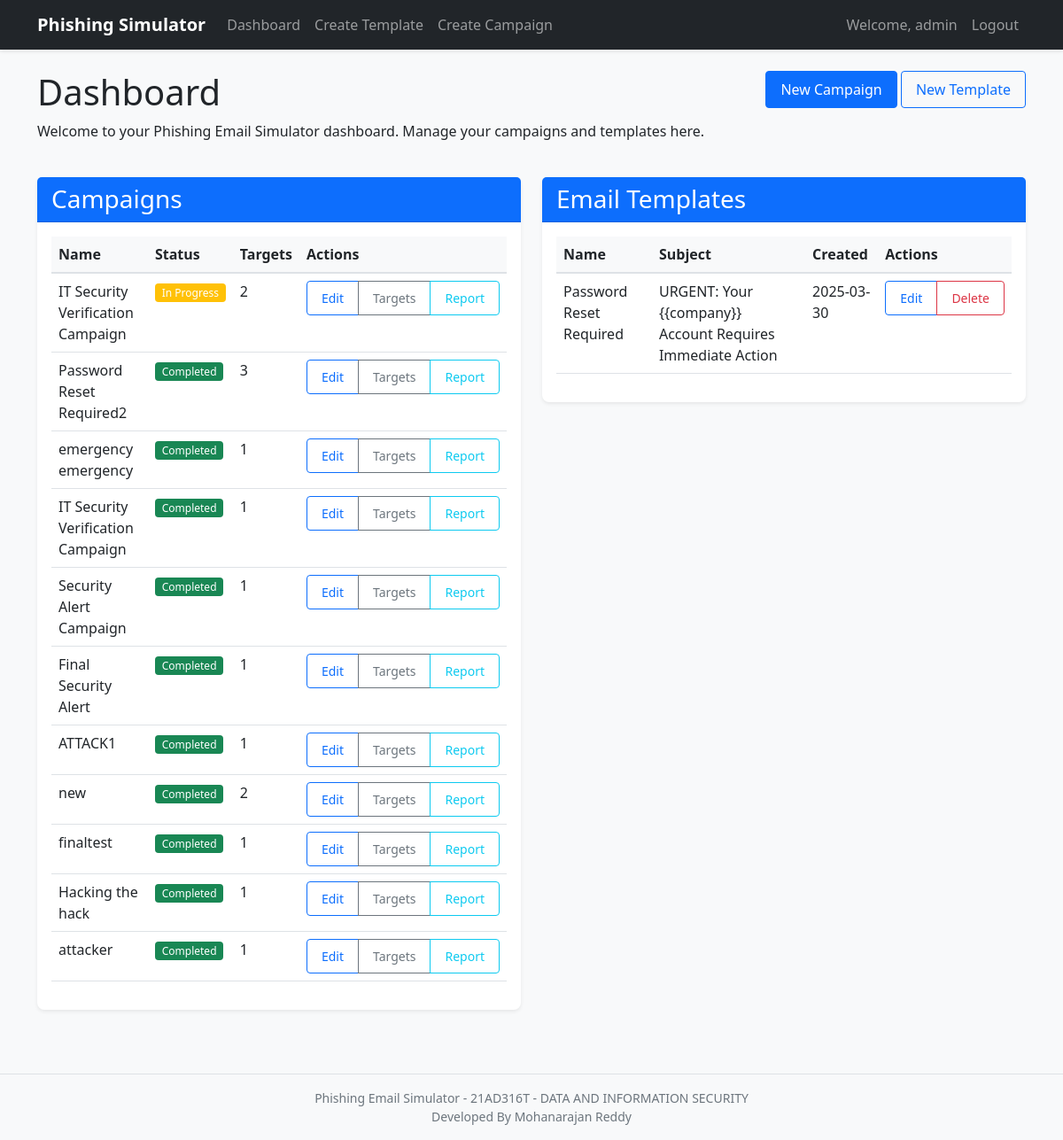
The page /dashboard (signed in) on the database its author committed.
### app/models.py (models this page shows, shortened)
class User(UserMixin, db.Model):
    id = db.Column(db.Integer, primary_key=True)
    username = db.Column(db.String(64), index=True, unique=True)
    email = db.Column(db.String(120), index=True, unique=True)
    password_hash = db.Column(db.String(128))
    is_admin = db.Column(db.Boolean, default=False)
    campaigns = db.relationship('Campaign', backref='creator', lazy='dynamic')
    templates = db.relationship('EmailTemplate', backref='creator', lazy='dynamic')

class Campaign(db.Model):
    id = db.Column(db.Integer, primary_key=True)
    name = db.Column(db.String(100), nullable=False)
    description = db.Column(db.Text)
    template_id = db.Column(db.Integer, db.ForeignKey('email_template.id'))
    creator_id = db.Column(db.Integer, db.ForeignKey('user.id'))
    created_at = db.Column(db.DateTime, default=datetime.utcnow)
    scheduled_at = db.Column(db.DateTime)
    status = db.Column(db.String(20), default='draft')  # draft, scheduled, in_progress, completed
    targets = db.relationship('Target', backref='campaign', lazy='dynamic')
    click_events = db.relationship('ClickEvent', backref='campaign', lazy='dynamic')

class EmailTemplate(db.Model):
    id = db.Column(db.Integer, primary_key=True)
    name = db.Column(db.String(100), nullable=False)
    subject = db.Column(db.String(200), nullable=False)
    body = db.Column(db.Text, nullable=False)
    created_at = db.Column(db.DateTime, default=datetime.utcnow)
    updated_at = db.Column(db.DateTime, default=datetime.utcnow, onupdate=datetime.utcnow)
    creator_id = db.Column(db.Integer, db.ForeignKey('user.id'))
    campaigns = db.relationship('Campaign', backref='template', lazy='dynamic')

### app/routes.py (the view)
@main.route('/dashboard')
@login_required
def dashboard():
    campaigns = Campaign.query.filter_by(creator_id=current_user.id).all()
    templates = EmailTemplate.query.filter_by(creator_id=current_user.id).all()
    return render_template('dashboard.html', campaigns=campaigns, templates=templates)

### app/models.py (called while the page is built)
@login_manager.user_loader
def load_user(id):
    return User.query.get(int(id))

### app/templates/dashboard.html (shortened to what this page needs)
{% extends "base.html" %}
{% block content %}
<div class="row mb-4">
    <div class="col">
        <h1>Dashboard</h1>
        <p>Welcome to your Phishing Email Simulator dashboard. Manage your campaigns and templates here.</p>
    </div>
    <div class="col-auto">
        <a href="{{ url_for('campaign.create_campaign') }}" class="btn btn-primary">New Campaign</a>
        <a href="{{ url_for('template.create_template') }}" class="btn btn-outline-primary">New Template</a>
    </div>
</div>
<div class="row">
    <div class="col-md-6">
        <div class="card mb-4">
            <div class="card-header bg-primary text-white">
                <h3 class="mb-0">Campaigns</h3>
            </div>
            <div class="card-body">
                {% if campaigns %}
                <div class="table-responsive">
                    <table class="table table-hover">
                        <thead>
                            <tr>
                                <th>Name</th>
                                <th>Status</th>
                                <th>Targets</th>
                                <th>Actions</th>
                            </tr>
                        </thead>
                        <tbody>
                            {% for c in campaigns %}
                            <tr>
                                <td>{{ c.name }}</td>
                                <td>
                                    {% if c.status == 'draft' %}
                                    <span class="badge bg-secondary">Draft</span>
                                    {% elif c.status == 'scheduled' %}
                                    <span class="badge bg-info">Scheduled</span>
                                    {% elif c.status == 'in_progress' %}
                                    <span class="badge bg-warning">In Progress</span>
                                    {% elif c.status == 'completed' %}
                                    <span class="badge bg-success">Completed</span>
                                    {% endif %}
                                </td>
                                <td>{{ c.targets.count() }}</td>
                                <td>
                                    <div class="btn-group btn-group-sm">
                                        <a href="{{ url_for('campaign.edit', id=c.id) }}" class="btn btn-outline-primary">Edit</a>
                                        <a href="{{ url_for('campaign.manage_targets', id=c.id) }}" class="btn btn-outline-secondary">Targets</a>
                                        <a href="{{ url_for('report.campaign_report', campaign_id=c.id) }}" class="btn btn-outline-info">Report</a>
                                    </div>
                                </td>
                            </tr>
                            {% endfor %}
                        </tbody>
                    </table>
                </div>
                {% endif %}
            </div>
        </div>
    </div>
    <div class="col-md-6">
        <div class="card mb-4">
            <div class="card-header bg-primary text-white">
                <h3 class="mb-0">Email Templates</h3>
            </div>
            <div class="card-body">
                {% if templates %}
                <div class="table-responsive">
                    <table class="table table-hover">
                        <thead>
                            <tr>
                                <th>Name</th>
                                <th>Subject</th>
                                <th>Created</th>
                                <th>Actions</th>
                            </tr>
                        </thead>
                        <tbody>
                            {% for t in templates %}
                            <tr>
                                <td>{{ t.name }}</td>
                                <td>{{ t.subject }}</td>
                                <td>{{ t.created_at.strftime('%Y-%m-%d') }}</td>
                                <td>
                                    <div class="btn-group btn-group-sm">
                                        <a href="{{ url_for('template.edit_template', id=t.id) }}" class="btn btn-outline-primary">Edit</a>
                                        <button type="button" class="btn btn-outline-danger" data-bs-toggle="modal" data-bs-target="#deleteTemplateModal{{ t.id }}">Delete</button>
                                    </div>
                                </td>
                            </tr>
                            {% endfor %}
                        </tbody>
                    </table>
                </div>
                {% endif %}
            </div>
        </div>
    </div>
</div>
{% endblock %}

### app/templates/base.html (shortened to what this page needs)
<!DOCTYPE html>
<html lang="en">
<head>
    <link rel="stylesheet" href="https://cdn.jsdelivr.net/npm/bootstrap@5.3.0/dist/css/bootstrap.min.css">
    <link rel="stylesheet" href="{{ url_for('static', filename='css/main.css') }}">
</head>
<body>
    <nav class="navbar navbar-expand-lg navbar-dark bg-dark">
        <div class="container">
            <a class="navbar-brand" href="{{ url_for('main.index') }}">Phishing Simulator</a>
            <div class="collapse navbar-collapse" id="navbarNav">
                <ul class="navbar-nav me-auto">
                    {% if current_user.is_authenticated %}
                    <li class="nav-item">
                        <a class="nav-link" href="{{ url_for('main.dashboard') }}">Dashboard</a>
                    </li>
                    <li class="nav-item">
                        <a class="nav-link" href="{{ url_for('template.create_template') }}">Create Template</a>
                    </li>
                    <li class="nav-item">
                        <a class="nav-link" href="{{ url_for('campaign.create_campaign') }}">Create Campaign</a>
                    </li>
                    {% endif %}
                </ul>
                <ul class="navbar-nav">
                    {% if current_user.is_authenticated %}
                    <li class="nav-item">
                        <span class="nav-link">Welcome, {{ current_user.username }}</span>
                    </li>
                    <li class="nav-item">
                        <a class="nav-link" href="{{ url_for('auth.logout') }}">Logout</a>
                    </li>
                    {% endif %}
                </ul>
            </div>
        </div>
    </nav>
    <div class="container mt-4">
        {% block content %}{% endblock %}
    </div>
    <footer class="mt-5 py-3 bg-light">
        <div class="container text-center">
            <p class="mb-0">Phishing Email Simulator - 21AD316T - DATA AND INFORMATION SECURITY</p>
            <p class="mb-0">Developed By Mohanarajan Reddy</p>
        </div>
    </footer>
</body>
</html>

### app/static/css/main.css (style rules this page uses)
body { font-family: 'Segoe UI', Tahoma, Geneva, Verdana, sans-serif; background-color: #f8f9fa; color: #212529; }
.navbar { box-shadow: 0 2px 4px rgba(0, 0, 0, 0.1); }
.navbar-brand { font-weight: 600; }
.card { border: none; border-radius: 0.5rem; box-shadow: 0 0.125rem 0.25rem rgba(0, 0, 0, 0.075); margin-bottom: 1.5rem; }
.card-header { font-weight: 600; border-bottom: 1px solid rgba(0, 0, 0, 0.125); }
.btn { border-radius: 0.25rem; padding: 0.5rem 1rem; font-weight: 500; }
.btn-primary { background-color: #0d6efd; border-color: #0d6efd; }
.table { border-collapse: separate; border-spacing: 0; }
.table thead th { border-bottom: 2px solid #dee2e6; background-color: #f8f9fa; font-weight: 600; }
.badge { font-weight: 500; padding: 0.35em 0.65em; border-radius: 0.25rem; }
footer { border-top: 1px solid #dee2e6; color: #6c757d; font-size: 0.875rem; }

### rows shown on the page
User: username "admin"
Campaign: name "IT Security Verification Campaign", status "In Progress", targets.count "2"
Campaign: name "Password Reset Required2", status "Completed", targets.count "3"
Campaign: name "emergency emergency", status "Completed", targets.count "1"
Campaign: name "IT Security Verification Campaign", status "Completed", targets.count "1"
Campaign: name "Security Alert Campaign", status "Completed", targets.count "1"
Campaign: name "Final Security Alert", status "Completed", targets.count "1"
Campaign: name "ATTACK1", status "Completed", targets.count "1"
Campaign: name "new", status "Completed", targets.count "2"
Campaign: name "finaltest", status "Completed", targets.count "1"
Campaign: name "Hacking the hack", status "Completed", targets.count "1"
Campaign: name "attacker", status "Completed", targets.count "1"
EmailTemplate: name "Password Reset Required", subject "URGENT: Your {{company}} Account Requires Immediate Action", created_at "2025-03-30"
